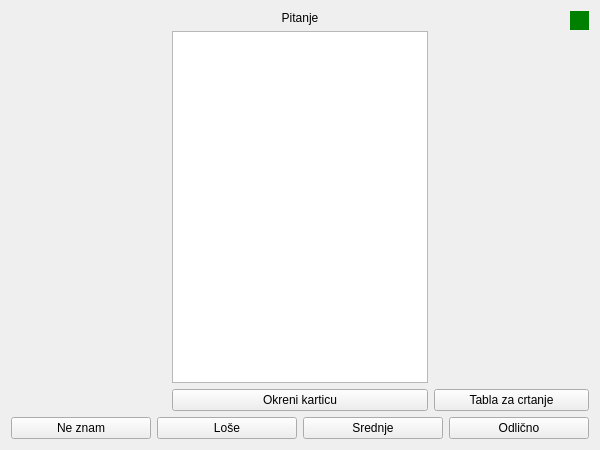
<?xml version="1.0" encoding="UTF-8"?>
<ui version="4.0">
 <class>StudySessionWindow</class>
 <widget class="QWidget" name="StudySessionWindow">
  <property name="windowModality">
   <enum>Qt::WindowModal</enum>
  </property>
  <property name="geometry">
   <rect>
    <x>0</x>
    <y>0</y>
    <width>600</width>
    <height>450</height>
   </rect>
  </property>
  <property name="windowTitle">
   <string>StudySphere - StudySession</string>
  </property>
  <property name="windowIcon">
   <iconset resource="../res/icons.qrc">
    <normaloff>:/icons/logo.png</normaloff>:/icons/logo.png</iconset>
  </property>
  <layout class="QGridLayout" name="gridLayout">
   <item row="0" column="0">
    <spacer name="horizontalSpacer">
     <property name="orientation">
      <enum>Qt::Horizontal</enum>
     </property>
     <property name="sizeHint" stdset="0">
      <size>
       <width>153</width>
       <height>20</height>
      </size>
     </property>
    </spacer>
   </item>
   <item row="0" column="1" rowspan="3">
    <layout class="QVBoxLayout" name="verticalLayout_card">
     <item>
      <widget class="QLabel" name="label_card">
       <property name="text">
        <string>Pitanje</string>
       </property>
       <property name="alignment">
        <set>Qt::AlignCenter</set>
       </property>
      </widget>
     </item>
     <item>
      <widget class="QTextEdit" name="textEdit_card">
       <property name="readOnly">
        <bool>true</bool>
       </property>
      </widget>
     </item>
     <item>
      <widget class="QPushButton" name="pushButton_flip">
       <property name="text">
        <string>Okreni karticu</string>
       </property>
      </widget>
     </item>
    </layout>
   </item>
   <item row="0" column="2">
    <layout class="QHBoxLayout" name="horizontalLayout">
     <item>
      <spacer name="horizontalSpacer_2">
       <property name="orientation">
        <enum>Qt::Horizontal</enum>
       </property>
       <property name="sizeHint" stdset="0">
        <size>
         <width>40</width>
         <height>20</height>
        </size>
       </property>
      </spacer>
     </item>
     <item>
      <widget class="QToolButton" name="toolButton_difficulty">
       <property name="enabled">
        <bool>false</bool>
       </property>
       <property name="styleSheet">
        <string notr="true">background-color: green;
border-radius: 10px;</string>
       </property>
       <property name="text">
        <string/>
       </property>
      </widget>
     </item>
    </layout>
   </item>
   <item row="1" column="2">
    <spacer name="verticalSpacer">
     <property name="orientation">
      <enum>Qt::Vertical</enum>
     </property>
     <property name="sizeHint" stdset="0">
      <size>
       <width>20</width>
       <height>338</height>
      </size>
     </property>
    </spacer>
   </item>
   <item row="2" column="2">
    <widget class="QPushButton" name="pushButton_whiteboard">
     <property name="text">
      <string>Tabla za crtanje</string>
     </property>
    </widget>
   </item>
   <item row="3" column="0" colspan="3">
    <layout class="QHBoxLayout" name="horizontalLayout_grade">
     <item>
      <widget class="QPushButton" name="pushButton_skip">
       <property name="text">
        <string>Ne znam</string>
       </property>
      </widget>
     </item>
     <item>
      <widget class="QPushButton" name="pushButton_bad">
       <property name="text">
        <string>Loše</string>
       </property>
      </widget>
     </item>
     <item>
      <widget class="QPushButton" name="pushButton_mid">
       <property name="text">
        <string>Srednje</string>
       </property>
      </widget>
     </item>
     <item>
      <widget class="QPushButton" name="pushButton_good">
       <property name="text">
        <string>Odlično</string>
       </property>
      </widget>
     </item>
    </layout>
   </item>
  </layout>
 </widget>
 <resources>
  <include location="../res/icons.qrc"/>
 </resources>
 <connections/>
</ui>
